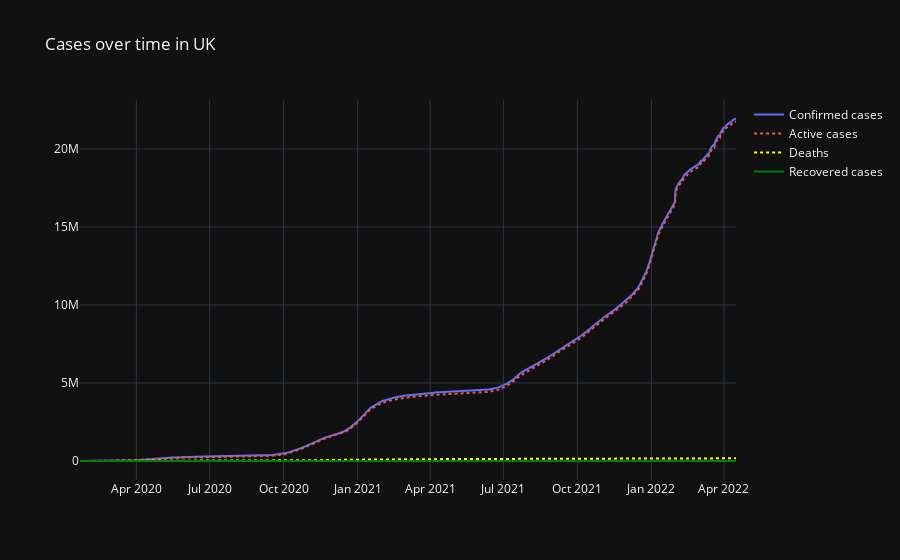

Notebook code cell kept with this figure:
### Code cell
NP = (df.loc[df['Country/Region'] == 'United Kingdom'])
NP['Active'] = NP['Confirmed']-(NP['Recovered'] + NP['Deaths'])
NP =NP.groupby('Date')['Confirmed','Recovered', 'Deaths','Active'].sum()
Data_Nepal = NP.reset_index()
Data_Nepal['Date'] = pd.to_datetime(Data_Nepal['Date'])

fig = go.Figure()
fig.add_trace(go.Scatter(x=Data_Nepal['Date'], y=Data_Nepal['Confirmed'],
                    mode='lines',
                    name='Confirmed cases'))

fig.add_trace(go.Scatter(x=Data_Nepal['Date'], y=Data_Nepal['Active'],
                    mode='lines',
                    name='Active cases',line=dict( dash='dot')))
fig.add_trace(go.Scatter(x=Data_Nepal['Date'], y=Data_Nepal['Deaths'],name='Deaths',
                                   marker_color='yellow',mode='lines',line=dict( dash='dot') ))
fig.add_trace(go.Scatter(x=Data_Nepal['Date'], y=Data_Nepal['Recovered'],
                    mode='lines',
                    name='Recovered cases',marker_color='green'))
fig.update_layout(
    title='Cases over time in UK',
    template='plotly_dark',

)

fig.show()

### Figure 1 — Plotly figure (JSON) as saved in the notebook; plotly's stock layout.template omitted (floating-point values rounded to 4 significant figures; data arrays with more than 128 entries replaced by an {"elided": "..."} marker saying what was removed)
{"data": [{"mode": "lines", "name": "Confirmed cases", "type": "scatter", "x": {"elided": "816 str values"}, "y": {"elided": "816 int values"}}, {"line": {"dash": "dot"}, "mode": "lines", "name": "Active cases", "type": "scatter", "x": {"elided": "816 str values"}, "y": {"elided": "816 int values"}}, {"line": {"dash": "dot"}, "marker": {"color": "yellow"}, "mode": "lines", "name": "Deaths", "type": "scatter", "x": {"elided": "816 str values"}, "y": {"elided": "816 int values"}}, {"marker": {"color": "green"}, "mode": "lines", "name": "Recovered cases", "type": "scatter", "x": {"elided": "816 str values"}, "y": {"elided": "816 int values"}}], "layout": {"title": {"text": "Cases over time in UK"}}}
